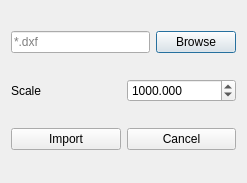
<?xml version="1.0" encoding="UTF-8"?>
<ui version="4.0">
 <class>Dialog</class>
 <widget class="QDialog" name="Dialog">
  <property name="geometry">
   <rect>
    <x>0</x>
    <y>0</y>
    <width>247</width>
    <height>183</height>
   </rect>
  </property>
  <property name="windowTitle">
   <string>Import DXF Model</string>
  </property>
  <property name="windowIcon">
   <iconset>
    <normaloff>:/osafe_images/import_dxf.svg</normaloff>:/osafe_images/import_dxf.svg</iconset>
  </property>
  <layout class="QVBoxLayout" name="verticalLayout">
   <item>
    <layout class="QHBoxLayout" name="horizontalLayout">
     <item>
      <widget class="QLineEdit" name="filename">
       <property name="inputMask">
        <string/>
       </property>
       <property name="text">
        <string/>
       </property>
       <property name="placeholderText">
        <string>*.dxf</string>
       </property>
      </widget>
     </item>
     <item>
      <widget class="QPushButton" name="browse">
       <property name="text">
        <string>Browse</string>
       </property>
      </widget>
     </item>
    </layout>
   </item>
   <item>
    <layout class="QHBoxLayout" name="horizontalLayout_2">
     <item>
      <widget class="QLabel" name="label">
       <property name="text">
        <string>Scale</string>
       </property>
      </widget>
     </item>
     <item>
      <widget class="QDoubleSpinBox" name="scale_box">
       <property name="decimals">
        <number>3</number>
       </property>
       <property name="maximum">
        <double>100000.000000000000000</double>
       </property>
       <property name="value">
        <double>1000.000000000000000</double>
       </property>
      </widget>
     </item>
    </layout>
   </item>
   <item>
    <layout class="QHBoxLayout" name="horizontalLayout_3">
     <item>
      <widget class="QPushButton" name="import_button">
       <property name="text">
        <string>Import</string>
       </property>
       <property name="icon">
        <iconset resource="../osafe_py_widgets/resource.qrc">
         <normaloff>:/safe/osafe_images/import_dxf.svg</normaloff>:/safe/osafe_images/import_dxf.svg</iconset>
       </property>
       <property name="iconSize">
        <size>
         <width>40</width>
         <height>40</height>
        </size>
       </property>
      </widget>
     </item>
     <item>
      <widget class="QPushButton" name="cancel_pushbutton">
       <property name="text">
        <string>Cancel</string>
       </property>
       <property name="icon">
        <iconset resource="../osafe_py_widgets/resource.qrc">
         <normaloff>:/safe/osafe_images/cancel.png</normaloff>:/safe/osafe_images/cancel.png</iconset>
       </property>
       <property name="iconSize">
        <size>
         <width>40</width>
         <height>40</height>
        </size>
       </property>
      </widget>
     </item>
    </layout>
   </item>
  </layout>
 </widget>
 <resources>
  <include location="../osafe_py_widgets/resource.qrc"/>
 </resources>
 <connections/>
</ui>
